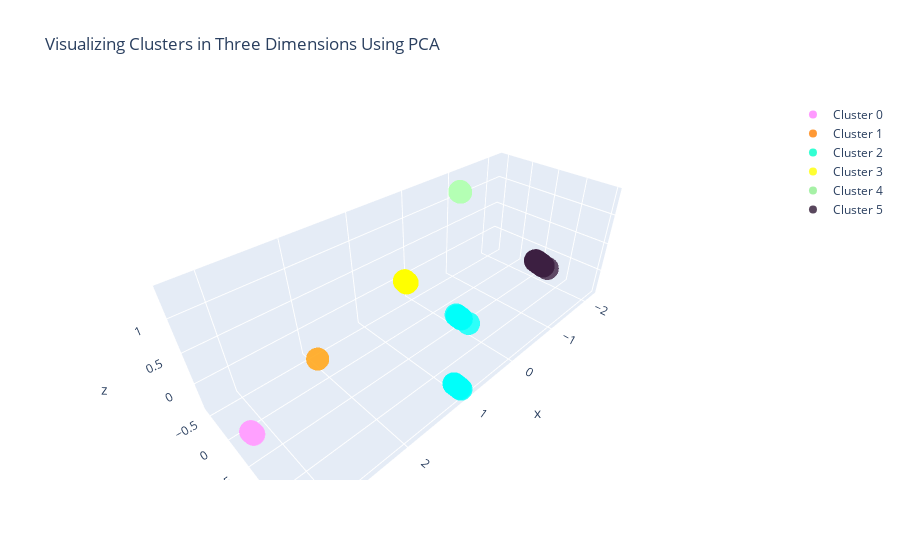

The notebook cell saved with this chart:
### Code cell
pca_1d = PCA(n_components=1)
pca_2d = PCA(n_components=2)
pca_3d = PCA(n_components=3)

PCs_1d = pd.DataFrame(pca_1d.fit_transform(scaled_feature))
PCs_2d = pd.DataFrame(pca_2d.fit_transform(scaled_feature))
PCs_3d = pd.DataFrame(pca_3d.fit_transform(scaled_feature))

PCs_1d.columns = ["PC1_1d"]
PCs_2d.columns = ["PC1_2d", "PC2_2d"]
PCs_3d.columns = ["PC1_3d", "PC2_3d", "PC3_3d"]

scaled_feature['Cluster']=label
plotX = pd.concat([scaled_feature,PCs_1d,PCs_2d,PCs_3d], axis=1, join='inner')
plotX["dummy"] = 0

cluster0 = plotX[plotX["Cluster"] == 0]
cluster1 = plotX[plotX["Cluster"] == 1]
cluster2 = plotX[plotX["Cluster"] == 2]
cluster3 = plotX[plotX["Cluster"] == 3]
cluster4 = plotX[plotX["Cluster"] == 4]
cluster5 = plotX[plotX["Cluster"] == 5]

init_notebook_mode(connected=True)

#Instructions for building the 3-D plot

#trace1 is for 'Cluster 0'
trace1 = go.Scatter3d(
                    x = cluster0["PC1_3d"],
                    y = cluster0["PC2_3d"],
                    z = cluster0["PC3_3d"],
                    mode = "markers",
                    name = "Cluster 0",
                    marker = dict(color = 'rgba(255, 128, 255, 0.8)'),
                    text = None)

#trace2 is for 'Cluster 1'
trace2 = go.Scatter3d(
                    x = cluster1["PC1_3d"],
                    y = cluster1["PC2_3d"],
                    z = cluster1["PC3_3d"],
                    mode = "markers",
                    name = "Cluster 1",
                    marker = dict(color = 'rgba(255, 128, 2, 0.8)'),
                    text = None)

#trace3 is for 'Cluster 2'
trace3 = go.Scatter3d(
                    x = cluster2["PC1_3d"],
                    y = cluster2["PC2_3d"],
                    z = cluster2["PC3_3d"],
                    mode = "markers",
                    name = "Cluster 2",
                    marker = dict(color = 'rgba(0, 255, 200, 0.8)'),
                    text = None)

#trace4 is for 'Cluster 3'
trace4 = go.Scatter3d(
                    x = cluster3["PC1_3d"],
                    y = cluster3["PC2_3d"],
                    z = cluster3["PC3_3d"],
                    mode = "markers",
                    name = "Cluster 3",
                    marker = dict(color = 'rgba(255, 255, 0, 0.8)'),
                    text = None)

#trace5 is for 'Cluster 4'
trace5 = go.Scatter3d(
                    x = cluster4["PC1_3d"],
                    y = cluster4["PC2_3d"],
                    z = cluster4["PC3_3d"],
                    mode = "markers",
                    name = "Cluster 4",
                    marker = dict(color = 'rgba(144, 238, 144, 0.8)'),
                    text = None)

#trace6 is for 'Cluster 5'
trace6 = go.Scatter3d(
                    x = cluster5["PC1_3d"],
                    y = cluster5["PC2_3d"],
                    z = cluster5["PC3_3d"],
                    mode = "markers",
                    name = "Cluster 5",
                    marker = dict(color = 'rgba(48, 25, 52, 0.8)'),
                    text = None)

data = [trace1, trace2, trace3, trace4, trace5, trace6]

title = "Visualizing Clusters in Three Dimensions Using PCA"

layout = dict(title = title,
              xaxis= dict(title= 'PC1',ticklen= 5,zeroline= False),
              yaxis= dict(title= 'PC2',ticklen= 5,zeroline= False),
             )

fig = dict(data = data, layout = layout)

iplot(fig)

### Figure 1 — Plotly figure (JSON) as saved in the notebook; plotly's stock layout.template omitted (floating-point values rounded to 4 significant figures; data arrays with more than 128 entries replaced by an {"elided": "..."} marker saying what was removed)
{"data": [{"marker": {"color": "rgba(255, 128, 255, 0.8)"}, "mode": "markers", "name": "Cluster 0", "type": "scatter3d", "x": [3.249, 3.248, 3.249, 3.246, 3.248, 3.248, 3.249, 3.246, 3.249, 3.249, 3.245, 3.241, 3.25, 3.249, 3.25, 3.243, 3.249, 3.249, 3.248, 3.249, 3.247, 3.249, 3.246, 3.249, 3.248, 3.249, 3.247, 3.249, 3.25, 3.25, 3.25, 3.249, 3.249, 3.249, 3.247, 3.244, 3.249, 3.25, 3.248, 3.249, 3.249, 3.249, 3.245, 3.245, 3.25, 3.248, 3.247, 3.25, 3.249, 3.248, 3.25, 3.25, 3.247, 3.242, 3.249, 3.25, 3.25, 3.248, 3.246], "y": [0.361, 0.3683, 0.3651, 0.3739, 0.3678, 0.3678, 0.3632, 0.3793, 0.3608, 0.364, 0.3839, 0.4005, 0.3606, 0.3629, 0.3605, 0.3885, 0.3635, 0.3629, 0.3678, 0.3652, 0.3755, 0.3648, 0.3786, 0.3613, 0.3708, 0.3641, 0.3733, 0.3644, 0.3601, 0.3617, 0.3557, 0.3636, 0.3601, 0.3614, 0.3719, 0.3857, 0.3648, 0.3594, 0.3666, 0.3662, 0.3656, 0.3653, 0.378, 0.3823, 0.3551, 0.3699, 0.3717, 0.3528, 0.3604, 0.3685, 0.3607, 0.3599, 0.3757, 0.3931, 0.3613, 0.36, 0.3622, 0.3682, 0.3765], "z": [-0.1239, -0.1259, -0.1254, -0.1334, -0.1244, -0.1247, -0.1237, -0.129, -0.1252, -0.1244, -0.1318, -0.1387, -0.1245, -0.1228, -0.124, -0.134, -0.1218, -0.1238, -0.1271, -0.1241, -0.127, -0.1236, -0.1308, -0.1265, -0.1265, -0.1255, -0.1278, -0.1241, -0.1245, -0.1232, -0.127, -0.1245, -0.1255, -0.1241, -0.1287, -0.1334, -0.1249, -0.1232, -0.1276, -0.1242, -0.1242, -0.1232, -0.1345, -0.135, -0.1241, -0.1279, -0.1261, -0.1278, -0.1304, -0.1272, -0.1215, -0.1254, -0.1264, -0.138, -0.1253, -0.1233, -0.1218, -0.1262, -0.1296]}, {"marker": {"color": "rgba(255, 128, 2, 0.8)"}, "mode": "markers", "name": "Cluster 1", "type": "scatter3d", "x": [1.94], "y": [-0.3639], "z": [-0.396]}, {"marker": {"color": "rgba(0, 255, 200, 0.8)"}, "mode": "markers", "name": "Cluster 2", "type": "scatter3d", "x": [1.039, 1.032, 1.029, 1.032, 1.04, 1.032, 1.02, 1.038, 1.026, 1.038, 1.044, 1.041, 1.043, 1.036, 1.023, 1.036, 1.036, 1.036, 0.8521, 0.8579, 0.8565, 0.855, 0.8568, 0.8485, 0.8537, 0.851, 0.8467, 0.8536, 0.849, 0.8493, 0.8459, 0.8525, 0.8447, 0.8464, 0.8233, 0.8609, 0.8553], "y": [1.416, 1.446, 1.459, 1.445, 1.412, 1.446, 1.496, 1.42, 1.471, 1.423, 1.396, 1.404, 1.397, 1.43, 1.485, 1.428, 1.431, 1.428, 1.265, 1.24, 1.246, 1.253, 1.243, 1.281, 1.259, 1.271, 1.29, 1.259, 1.278, 1.277, 1.294, 1.263, 1.297, 1.289, 1.393, 1.226, 1.248], "z": [-0.249, -0.2599, -0.2651, -0.2597, -0.2462, -0.2611, -0.2822, -0.2503, -0.2702, -0.2523, -0.2401, -0.2473, -0.2419, -0.2542, -0.2762, -0.2537, -0.2544, -0.2546, 0.6606, 0.6709, 0.6687, 0.666, 0.667, 0.655, 0.6643, 0.6609, 0.6535, 0.6628, 0.6555, 0.6546, 0.6536, 0.6597, 0.6454, 0.6506, 0.619, 0.6768, 0.6637]}, {"marker": {"color": "rgba(255, 255, 0, 0.8)"}, "mode": "markers", "name": "Cluster 3", "type": "scatter3d", "x": {"elided": "210 float values"}, "y": {"elided": "210 float values"}, "z": {"elided": "210 float values"}}, {"marker": {"color": "rgba(144, 238, 144, 0.8)"}, "mode": "markers", "name": "Cluster 4", "type": "scatter3d", "x": [-0.6875, -0.6865, -0.6868, -0.6866, -0.6868, -0.6858, -0.6872, -0.6861, -0.6881, -0.6864, -0.6884, -0.6872, -0.6873, -0.6871, -0.6868, -0.6892, -0.6862, -0.6871, -0.6864, -0.6866, -0.6861, -0.687, -0.687, -0.6861, -0.6861, -0.6861, -0.6864, -0.6869], "y": [-0.1347, -0.1384, -0.1351, -0.138, -0.136, -0.14, -0.1371, -0.139, -0.1309, -0.1377, -0.1284, -0.1349, -0.1329, -0.1347, -0.1365, -0.1264, -0.1407, -0.1369, -0.1369, -0.136, -0.14, -0.1346, -0.1354, -0.1407, -0.1396, -0.1389, -0.1365, -0.1346], "z": [1.365, 1.368, 1.369, 1.367, 1.368, 1.373, 1.366, 1.37, 1.366, 1.369, 1.366, 1.368, 1.367, 1.368, 1.368, 1.364, 1.367, 1.377, 1.37, 1.369, 1.37, 1.369, 1.368, 1.367, 1.368, 1.371, 1.374, 1.371]}, {"marker": {"color": "rgba(48, 25, 52, 0.8)"}, "mode": "markers", "name": "Cluster 5", "type": "scatter3d", "x": [-2.134, -2.135, -2.135, -2.132, -2.133, -2.133, -2.134, -2.14, -2.136, -2.13, -2.136, -2.137, -2.136, -2.137, -2.134, -2.132, -2.143, -2.136, -2.134, -2.144, -2.135, -2.137, -2.14, -2.138, -2.142, -2.136, -2.143, -2.141, -2.165, -2.136, -2.148, -2.132, -2.137, -2.151, -2.138, -2.134, -2.164, -2.134, -2.139, -2.158, -2.136, -2.132, -2.134, -2.145, -2.139, -2.135, -2.133, -2.182, -2.162, -2.152, -2.137, -2.134, -2.138, -2.139, -2.135, -2.137, -2.14, -2.134, -2.14, -2.139, -2.134, -2.134, -2.145, -2.143, -2.138, -2.135, -2.139, -2.136, -2.146, -2.135, -2.14, -2.136, -2.138, -2.144, -2.141, -2.136, -2.137, -2.137, -2.138, -2.134, -2.133, -2.137, -2.136, -2.145, -2.138, -2.135, -2.144, -2.144, -2.14, -2.139, -2.135, -2.13, -2.133, -2.136, -2.133, -2.136, -2.14, -2.133, -2.134, -2.138, -2.139, -2.134, -2.132, -2.134, -2.147], "y": [0.4735, 0.4782, 0.4766, 0.4634, 0.4686, 0.4687, 0.474, 0.4991, 0.4848, 0.4574, 0.4774, 0.4844, 0.4803, 0.4851, 0.4711, 0.4637, 0.5093, 0.4806, 0.4713, 0.5174, 0.4805, 0.4874, 0.5005, 0.4899, 0.5108, 0.4796, 0.5109, 0.5035, 0.6, 0.4801, 0.5331, 0.4587, 0.4887, 0.549, 0.4912, 0.473, 0.6004, 0.4733, 0.4957, 0.5778, 0.4804, 0.4613, 0.4718, 0.5196, 0.4965, 0.4791, 0.4684, 0.6808, 0.5918, 0.5533, 0.4872, 0.4747, 0.4894, 0.4959, 0.4778, 0.4876, 0.4977, 0.4746, 0.4977, 0.4936, 0.4735, 0.471, 0.5209, 0.5114, 0.4895, 0.4788, 0.4958, 0.4808, 0.5263, 0.4766, 0.4967, 0.4806, 0.4925, 0.518, 0.5048, 0.4829, 0.4868, 0.4857, 0.491, 0.4733, 0.4691, 0.486, 0.4829, 0.5242, 0.4907, 0.4758, 0.5156, 0.5161, 0.5024, 0.4942, 0.4776, 0.4527, 0.4675, 0.4843, 0.47, 0.4805, 0.5006, 0.4684, 0.4745, 0.4903, 0.4967, 0.4712, 0.4618, 0.472, 0.5303], "z": [-0.2016, -0.202, -0.2024, -0.1984, -0.199, -0.1979, -0.1996, -0.2094, -0.2017, -0.1935, -0.2068, -0.2045, -0.2057, -0.2034, -0.2006, -0.1976, -0.2251, -0.2058, -0.1996, -0.2185, -0.2006, -0.2062, -0.2108, -0.2059, -0.2121, -0.2021, -0.2167, -0.211, -0.2595, -0.2026, -0.2229, -0.1991, -0.2046, -0.2301, -0.2065, -0.1988, -0.2543, -0.1987, -0.2082, -0.2374, -0.2038, -0.195, -0.1993, -0.2174, -0.207, -0.2031, -0.1975, -0.281, -0.2594, -0.2324, -0.2055, -0.1979, -0.2057, -0.2074, -0.2, -0.2038, -0.2087, -0.1999, -0.2095, -0.2085, -0.2008, -0.2016, -0.2192, -0.213, -0.2048, -0.2009, -0.2063, -0.2008, -0.2189, -0.2, -0.2096, -0.2023, -0.2053, -0.22, -0.2093, -0.2028, -0.2038, -0.2045, -0.2035, -0.2011, -0.1993, -0.2023, -0.2021, -0.2154, -0.2043, -0.203, -0.2152, -0.2141, -0.2083, -0.204, -0.2008, -0.197, -0.1991, -0.202, -0.1977, -0.2029, -0.2097, -0.197, -0.1999, -0.206, -0.2071, -0.2, -0.1964, -0.1994, -0.2223]}], "layout": {"title": {"text": "Visualizing Clusters in Three Dimensions Using PCA"}, "xaxis": {"ticklen": 5, "title": {"text": "PC1"}, "zeroline": false}, "yaxis": {"ticklen": 5, "title": {"text": "PC2"}, "zeroline": false}}}
